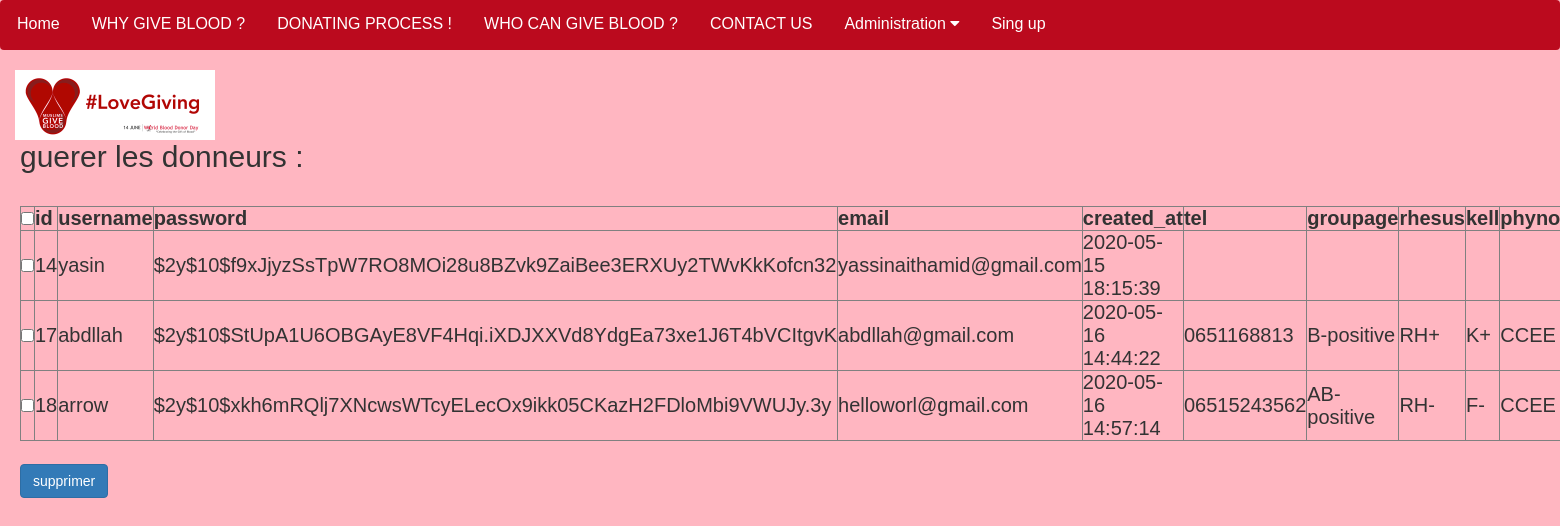
Screenshot of /managedonor.php with the database file from the repository.
### tables this page shows
CREATE TABLE IF NOT EXISTS `donneurs` (
  `id` int(11) NOT NULL AUTO_INCREMENT,
  `username` varchar(50) NOT NULL,
  `password` varchar(255) NOT NULL,
  `email` varchar(225) NOT NULL,
  `created_at` datetime DEFAULT current_timestamp(),
  `tel` varchar(22) NOT NULL,
  `groupage` varchar(22) NOT NULL,
  `rhesus` varchar(22) NOT NULL,
  `kell` varchar(22) NOT NULL,
  `phynotypage` varchar(22) NOT NULL,
  `type_donneur` varchar(22) NOT NULL,
  PRIMARY KEY (`id`),
  UNIQUE KEY `username` (`username`)
);

### managedonor.php (the view, shortened to what this page needs)
<!DOCTYPE html>
<html>
<head>
<link rel="stylesheet" href="https://maxcdn.bootstrapcdn.com/bootstrap/3.3.7/css/bootstrap.css">
</head>
<body>
 <?php  include "menu.php"; ?>
  <div class="col-md-7">
        <img src="image/dam3.jpg" width="200px">
    </div>
<?php
 require 'config.php' ;
$stmt = $pdo->prepare('select * from donneurs ');
$stmt->execute();
?>
<div class="wrapper">
        </br><h2>guerer les donneurs :</h2></br>
<form method="post" action="managedonor.php">
	<table cellpadding="2" cellspacing="2" border="1">
		<tr>
			<th><input type="checkbox" id="checkBoxAll" /></th>
			<th>id</th>
			<th>username</th>
			<th>password</th>
			<th>email</th>
			<th>created_at</th>
			<th>tel</th>
			<th>groupage</th>
			<th>rhesus</th>
			<th>kell</th>
			<th>phynotypage</th>
		</tr>
		<?php while($evenement = $stmt->fetch(PDO::FETCH_OBJ)) { ?>
		<tr>
			<td><input type="checkbox" class="chkCheckBoxId"
				value="<?php echo $evenement->id; ?>" name="id[]" /></td>
			<td><?php echo $evenement->id; ?></td>
			<td><?php echo $evenement->username; ?></td>
			<td><?php echo $evenement->password; ?></td>
			<td><?php echo $evenement->email; ?></td>
			<td><?php echo $evenement->created_at; ?></td>
			<td><?php echo $evenement->tel; ?></td>
			<td><?php echo $evenement->groupage; ?></td>
			<td><?php echo $evenement->rhesus; ?></td>
			<td><?php echo $evenement->kell; ?></td>
			<td><?php echo $evenement->phynotypage; ?></td>
		</tr>
		<?php } ?>
	</table></br>
	<input type="submit" class="btn btn-primary" name="buttonDelete" value="supprimer" onclick="return confirm('Are you sure?')" />
</form>
</div>
</body>
</html>

### menu.php (shortened to what this page needs)
<!DOCTYPE html>
<html>
<head>
<link rel="stylesheet" href="https://cdnjs.cloudflare.com/ajax/libs/font-awesome/4.7.0/css/font-awesome.min.css">
</head>
<body>
<div class="navbar">
 <a class="active"  href="don_de_song.php">Home</a>
  <a href="whygiveblood.php"> WHY GIVE BLOOD ?</a>
  <a href="thedonatingpro.php"> DONATING PROCESS !</a>
  <a href="whocangiveblood.php"> WHO CAN GIVE BLOOD ?</a>
  <a href="contact1.php"> CONTACT US </a>
  <div class="dropdown">
    <button class="dropbtn">Administration
      <i class="fa fa-caret-down"></i>
    </button>
  </div>
  <a href="singup.php" class="log"> Sing up </a>
</div>
</body>
</html>

### managedonor.php (style rules this page uses)
body { font: 20px sans-serif; background-color: #FFB6C1; }
.wrapper { width: 600px; padding: 20px; }

### menu.php (style rules this page uses)
body { font-family: Arial, Helvetica, sans-serif; }
.navbar { overflow: hidden; background-color:#bb0a1e; }
.navbar a { float: left; font-size: 16px; color: white; text-align: center; padding: 14px 16px; text-decoration: none; }
.dropdown { float: left; overflow: hidden; }
.dropdown .dropbtn { font-size: 16px; border: none; outline: none; color: white; padding: 14px 16px; background-color: inherit; font-family: inherit; margin: 0; }

### rows the page displays
donneurs: id "14", username "yasin", password "$2y$10$f9xJjyzSsTpW7RO8MOi28u8BZvk9ZaiBee3ERXUy2TWvKkKofcn32", email "yassinaithamid@gmail.com", created_at "2020-05-15 18:15:39"
donneurs: id "17", username "abdllah", password "$2y$10$StUpA1U6OBGAyE8VF4Hqi.iXDJXXVd8YdgEa73xe1J6T4bVCItgvK", email "abdllah@gmail.com", created_at "2020-05-16 14:44:22", tel "0651168813", groupage "B-positive", rhesus "RH+", kell "K+", phynotypage "CCEE"
donneurs: id "18", username "arrow", password "$2y$10$xkh6mRQlj7XNcwsWTcyELecOx9ikk05CKazH2FDloMbi9VWUJy.3y", email "helloworl@gmail.com", created_at "2020-05-16 14:57:14", tel "06515243562", groupage "AB-positive", rhesus "RH-", kell "F-", phynotypage "CCEE"
